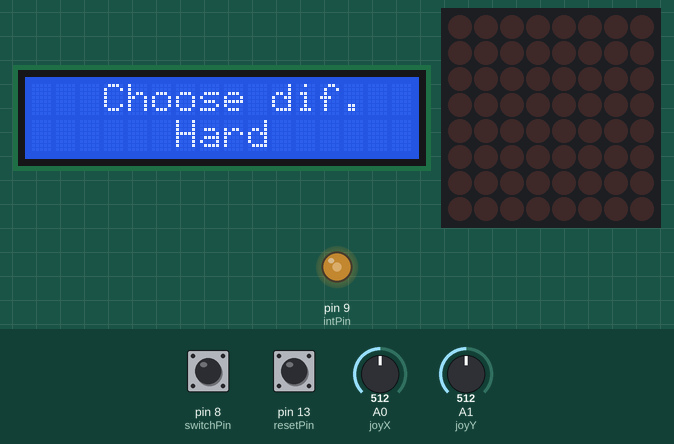
The sketch below on a simulated Arduino Uno, built with avr-gcc and run on an emulated ATmega328P. Parts: 16×2 character LCD, 8×8 LED matrix, output pins drawn as LEDs (lit = HIGH). The inputs (shaded band) are chosen by the test bench; at power-on: pin 13 (resetPin) HIGH, pin 8 (switchPin) HIGH, A1 (joyY) = 512, A0 (joyX) = 512. Random numbers use the default seed unless the sketch sets one; what the sketch prints to the serial monitor is not drawn.

Above: at 4.2 s.
4.3 s: pin 13 (resetPin) pulled LOW for 0.15 s
At 4.9 s:
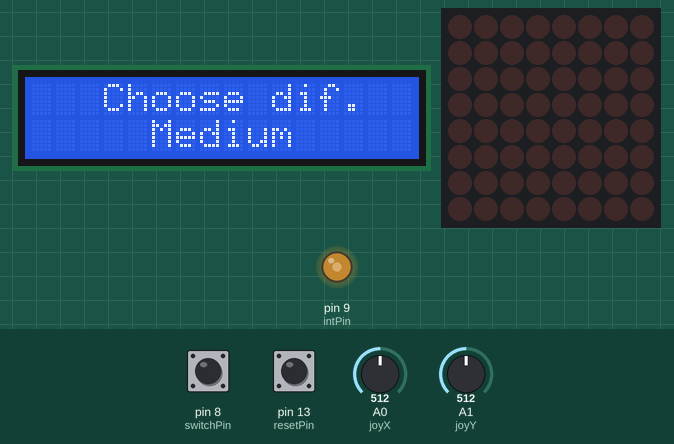
5.9 s: pin 8 (switchPin) pulled LOW for 0.15 s
At 6.4 s:
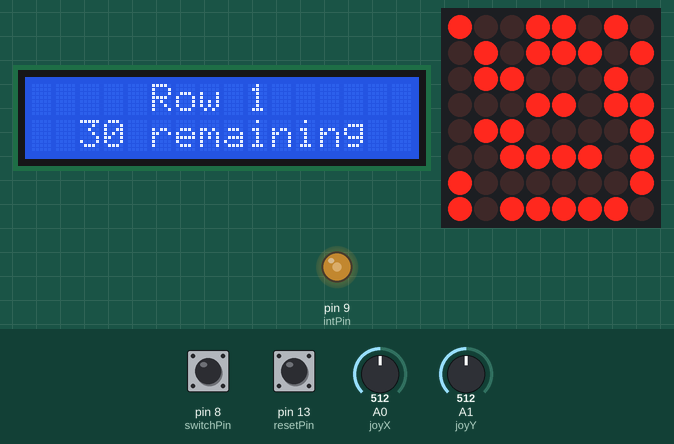
7.5 s: pin 13 (resetPin) pulled LOW for 3.2 s
At 11.7 s:
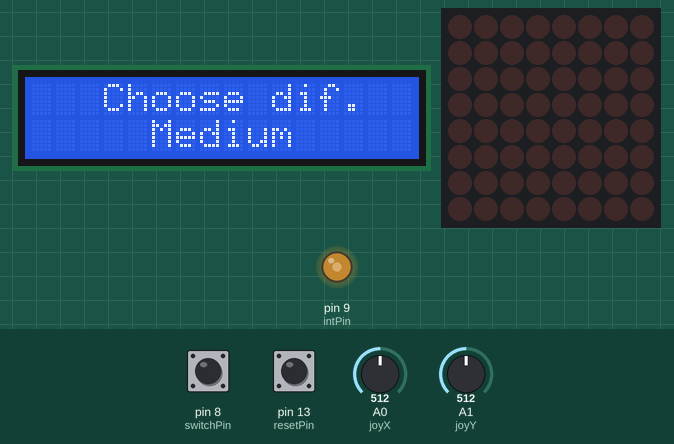
12.2 s: pin 13 (resetPin) pulled LOW for 1 s
At 14.4 s:
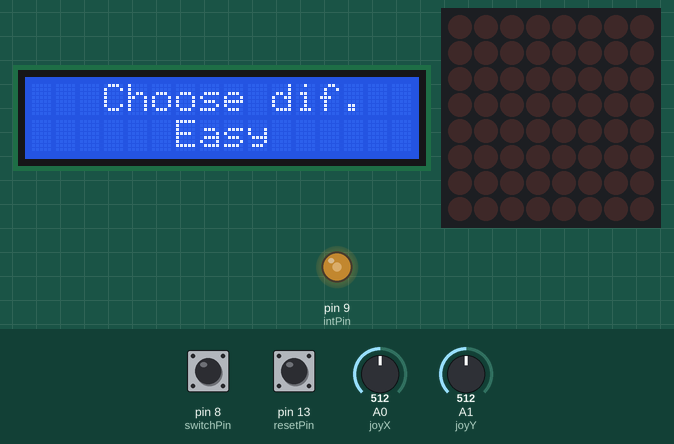
14.7 s: pin 8 (switchPin) pulled LOW for 1 s
At 15.3 s:
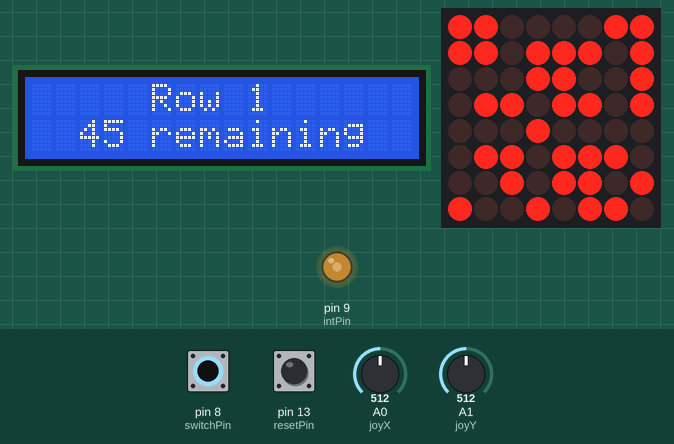
Timing chart, 0 to 16.7 s (numbered marks = the images above; inputs shaded):
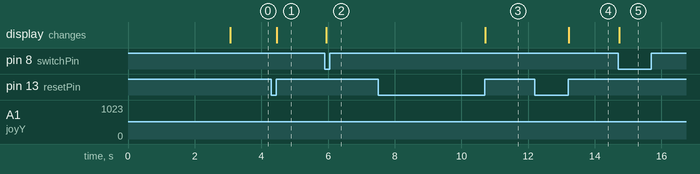

Measured:
- after the input at 4.3 s, the display: first changes after 0.16 s (image 1 shows a later state)
- after the input at 5.9 s, the display: changes at once (image 2)
- after the input at 7.5 s, the display: first changes after 3.2 s (image 3 shows a later state)
- after the input at 12.2 s, the display: first changes after 1.0 s (image 4 shows a later state)
- after the input at 14.7 s, the display: changes at once (image 5)

The sketch:

sketch_dec06a.ino
```cpp
#include "LedControl.h"
#include <LiquidCrystal.h>
LedControl lc = LedControl(12, 11, 10, 1);
LiquidCrystal lcd(2, 3, 4, 5, 6, 7);
#define intPin 9
#define joyX A0
#define joyY A1
#define switchPin 8
#define resetPin 13
int posX, posY, remTurns, difficulty = 0;
bool matrix[8][8] = {0};
const int refreshRate = 300;
int state = 2;
int lastSwitchTime, lastResetTime, lastPrintedTime;
boolean switchValue, prevSwitchValue = true;
boolean resetValue, prevResetValue = true;
boolean lastReset = false, lastSwitch = true;
boolean selected = false;
byte Skull[8] =
{
  B10000001,
  B01000010,
  B00100100,
  B00011000,
  B00011000,
  B00100100,
  B01000010,
  B10000001
};
void printNow()
{
    lc.clearDisplay(0);
    int i, j;
    for (i = 0; i < 8; i++)
      for (j = 0; j < 8; j++)
      {
          lc.setLed(0, i, j, matrix[i][j]);
      }
    lcd.clear();
    if (selected == false)
    {
        lcd.setCursor(5, 0);
        lcd.print("Row ");
        lcd.print(posX + 1);
        Serial.print("Row ");
        Serial.println(posX + 1);
    }
    else
    {
        lcd.setCursor(4, 0);
        lcd.print("Column ");
        lcd.print(posY + 1);
        Serial.print("Column ");
        Serial.println(posY + 1);
    }
    if (difficulty != 3)
    {
    	lcd.setCursor(2, 1);
    	lcd.print(remTurns);
    	Serial.print(remTurns);
    	lcd.print(" remaining");
    	Serial.println(" remaining");
    }
    else
    {
    	lcd.setCursor(4, 1);
    	lcd.print("Endless");
    	Serial.print("Endless");
    }
}
void invertRow(int i)
{
    int j;
      for (j = 0; j < 8; j++)
      {
          matrix[i][j] = !matrix[i][j];
      }
}
void invertColumn(int j)
{
    int i;
      for (i = 0; i < 8; i++)
      {
          matrix[i][j] = !matrix[i][j];
      }
}
void initiate()
{
	remTurns = 15 * (difficulty + 1);
    posX = 0;
    posY = 0;
    lc.clearDisplay(0);
    int i, j;
    int randRow, randColumn;
    for (i = 0; i < 8; i++)
    	for (j = 0; j < 8; j++)
	    {
	        matrix[i][j] = false;
	    }
	for (i = 0; i < 32; )
    {
        randRow = random(0, 8);
        randColumn = random(0, 8);
        if (matrix[randRow][randColumn] == false)
        {
            matrix[randRow][randColumn] = true;
            i++;
        }
    }
}
bool checkComplete()
{
	int i, j;
	for (i = 0; i < 8; i++)
		for (j = 0; j < 8; j++)
			if (matrix[i][j] == false)
				return false;
	return true;
}
void printScore()
{
    lcd.clear();
    lcd.setCursor(4, 0);
    lcd.print("Congrats");
    Serial.print("Congrats");
    lcd.setCursor(1, 1);
    lcd.print("Your score");
    Serial.print("Your score");

    int count = 0, i, j;
    lc.clearDisplay(0);
    for (i = 0; i < 8; i++)
      lc.setRow(0, i, Skull[i]);

    for (i = 0; i < 8; i++)
      for (j = 0; j < 8; j++)
      {
          if (matrix[i][j] == true)
              count++;
      }
    float score = (count * 100.0) / 64;
    lcd.setCursor(12, 1);
    lcd.print(score, 1);
    Serial.println(score, 1);
}
void setup()
{
    lc.shutdown(0, false);
    lc.setIntensity(0, 2);
    lc.clearDisplay(0);

    lcd.begin(16, 2);
    lcd.clear();
    analogWrite(intPin, 120); // 0 -> 180

    pinMode(switchPin, INPUT_PULLUP);
    pinMode(resetPin, INPUT_PULLUP);
    Serial.begin(9600);

    lcd.setCursor(3, 0);
    lcd.print("Welcome to");
    Serial.println("Welcome to");
    lcd.setCursor(1, 1);
    lcd.print("One More Flip");
    Serial.println("One More Flip");

    delay(3000);
    lcd.clear();

    randomSeed(analogRead(A0));
}
boolean movedX = false, movedY = false;
void play()
{
  int valX = analogRead(joyX);
  int valY = analogRead(joyY);

  if (valY < 400)
  {
    if (movedY == false)
    {
      posY++;
      movedY = true;
      selected = true;
    }
  }
  else
  {
    if (valY > 600)
    {
      if (movedY == false)
      {
        posY--;
        movedY = true;
        selected = true;
      }
    }
    else
      movedY = false;
  }

    if (valX < 400)
    {
      if (movedX == false)
      {
        posX--;
        movedX = true;
        selected = false;
      }
    }
    else
    {
      if (valX > 600)
      {
        if (movedX == false)
        {
          posX++;
          movedX = true;
          selected = false;
        }
      }
      else
        movedX = false;
    }

  if (posY == 8)
    posY = 0;
  if (posY == -1)
    posY = 7;

  if (posX == 8)
    posX = 0;
  if (posX == -1)
    posX = 7;

  Serial.println(remTurns);

  switchValue = digitalRead(switchPin);
  if (switchValue != lastSwitch)
  {
      lastSwitchTime = millis();
  }
  if (millis() - lastSwitchTime > 4)
  {
      if (switchValue != prevSwitchValue)
      {
          prevSwitchValue = switchValue;
          if (switchValue == LOW)
          {
              if (selected == false)
              {
                  invertRow(posX);
              }
              else
              {
                  invertColumn(posY);
              }
              if (difficulty < 3)
              {
              	remTurns--;
              	if (remTurns == 0)
              	{
                    printNow();
                  	printScore();
                  	state = 1; // goto final
              	}
              }
              if (checkComplete() == true)
              {
                printNow();
                printScore();
                state = 1; // goto final
              }
          }
      }
  }
  lastSwitch = switchValue;

  resetValue = digitalRead(resetPin);
  if (resetValue != lastReset)
  {
      lastResetTime = millis();
  }
  if (millis() - lastResetTime > 4)
  {
      if (resetValue != prevResetValue)
      {
          prevResetValue = resetValue;
          if (resetValue == HIGH)
          {
              initiate();
              state = 2;
              lcd.clear();
          }
      }
  }
  lastReset = resetValue;

  if (state == 0)
  {
    if (millis() - lastPrintedTime > refreshRate)
    {
        lastPrintedTime = millis();
        printNow();
    }
  }
}
void final()
{
  resetValue = digitalRead(resetPin);
  if (resetValue != lastReset)
  {
      lastResetTime = millis();
  }
  if (millis() - lastResetTime > 4)
  {
      if (resetValue != prevResetValue)
      {
          prevResetValue = resetValue;
          if (resetValue == HIGH)
          {
              initiate();
              lcd.clear();
              state = 2;
          }
      }
  }
  lastReset = resetValue;
}
void chooseDiff()
{
    lcd.setCursor(3, 0);
    lcd.print("Choose dif.");
    if (difficulty == 0)
    {
        lcd.setCursor(6, 1);
        lcd.print("Hard");
        Serial.println("Hard");
    }
    else
      if (difficulty == 1)
      {
          lcd.setCursor(5, 1);
          lcd.print("Medium");
          Serial.println("Medium");
      }
      else
      	if (difficulty == 2)
  		  {
  	        lcd.setCursor(6, 1);
  	        lcd.print("Easy");
            Serial.println("Easy");
  	    }
	    else
	    {
	    	  lcd.setCursor(5, 1);
	        lcd.print("Endless");
	        Serial.println("Endless");
	    }
    resetValue = digitalRead(resetPin);
    if (resetValue != lastReset)
    {
        lastResetTime = millis();
    }
    if (millis() - lastResetTime > 4)
    {
        if (resetValue != prevResetValue)
        {
            prevResetValue = resetValue;
            if (resetValue == HIGH)
            {
                difficulty = (difficulty + 1) % 4;
                if (difficulty < 3)
                	remTurns = 15 * (difficulty + 1);
                lcd.clear();
            }
        }
    }
    lastReset = resetValue;

    switchValue = digitalRead(switchPin);
    if (switchValue != lastSwitch)
    {
        lastSwitchTime = millis();
    }
    if (millis() - lastSwitchTime > 4)
    {
        if (switchValue != prevSwitchValue)
        {
            prevSwitchValue = switchValue;
            if (switchValue == LOW)
            {
                state = 0;
                initiate();
            }
        }
    }
    lastSwitch = switchValue;
}
void loop()
{
    switch(state)
    {
      case 0:
        play();
        //Serial.println("play");
        break;
      case 1:
        final();
        //Serial.println("final");
        break;
      case 2:
        chooseDiff();
        //Serial.println("ChooseDiff");
        break;
    }
}
```
